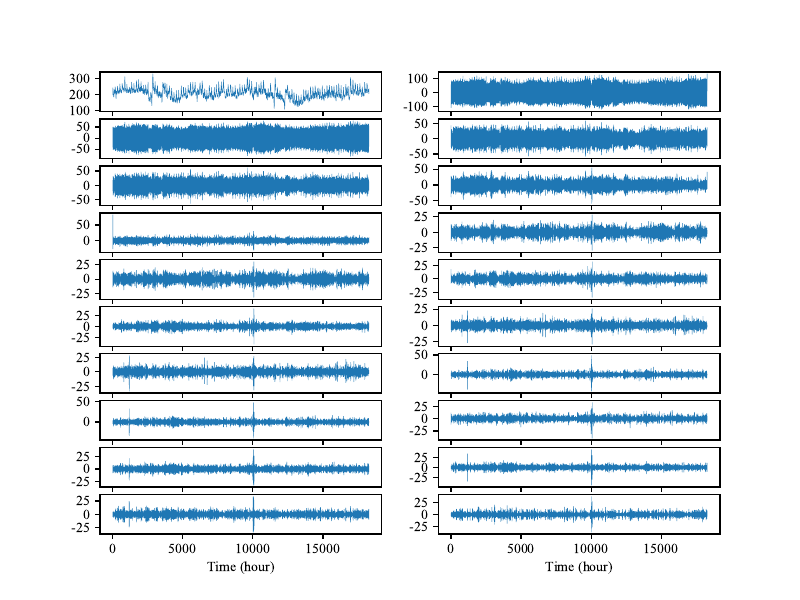

Here is the Python script that generated this plot:
import numpy as np
import matplotlib.pyplot as plt
import pandas as pd
plt.rcParams['font.sans-serif']=['Times New Roman'] #用来正常显示中文标签
plt.rcParams['axes.unicode_minus']=False #用来正常显示负号

data = pd.read_csv(r'./final_result_1.csv',encoding='gbk')
data_1=data['xiadan']
data_before=data_1.copy()

series = data_1
# series = series - np.mean(series)  # 中心化(非必须)

# step1 嵌入
windowLen = 20 # 嵌入窗口长度
seriesLen = len(series)  # 序列长度
K = seriesLen - windowLen + 1
X = np.zeros((windowLen, K))
for i in range(K):
    X[:, i] = series[i:i + windowLen]

# step2: svd分解， U和sigma已经按升序排序
U, sigma, VT = np.linalg.svd(X, full_matrices=False)

sum_sum = 0
weight_value = 0
sigma_number = 0
for i in range(VT.shape[0]):
    sum_sum += sigma[i]
    weight_value = sum_sum / sum(sigma)
    print(weight_value)
    sigma_number += 1
    if weight_value >= 0.9:
        break

for i in range(VT.shape[0]):
    VT[i, :] *= sigma[i]
A = VT

# 重组
rec = np.zeros((windowLen, seriesLen))
for i in range(windowLen):
    for j in range(windowLen - 1):
        for m in range(j + 1):
            rec[i, j] += A[i, j - m] * U[m, i]
        rec[i, j] /= (j + 1)
    for j in range(windowLen - 1, seriesLen - windowLen + 1):
        for m in range(windowLen):
            rec[i, j] += A[i, j - m] * U[m, i]
        rec[i, j] /= windowLen
    for j in range(seriesLen - windowLen + 1, seriesLen):
        for m in range(j - seriesLen + windowLen, windowLen):
            rec[i, j] += A[i, j - m] * U[m, i]
        rec[i, j] /= (seriesLen - j)

rrr = np.sum(rec[:sigma_number,:], axis=0)  # 选择重构的部分，这里选了全部
print(sigma_number)

plt.figure(figsize=(8, 6))
for i in range(windowLen):
    ax = plt.subplot(windowLen//2, 2, i + 1)
    ax.plot(rec[i, :],linewidth=0.3)
    ax.set_xlabel("Time (hour)")
plt.savefig("SSA.pdf")


rrr=np.maximum(np.ceil(rrr),5)
data['xiadan']=rrr

plt.figure(figsize=(8, 6))
plt.plot(data_before,label="指数平滑之前",linewidth=0.3)
plt.xlim (-10,5300)
plt.ylim (0,4900)
plt.legend()

plt.figure(figsize=(8, 6))
plt.plot(rrr,label="指数平滑之后",linewidth=0.3,color="r")
plt.xlim (-10,5300)
plt.ylim (0,4900)
plt.legend()

plt.figure()
plt.plot(data_before,label="指数平滑之前")
plt.plot(rrr,label="指数平滑之后")
plt.legend()
#保存数据画图
data_before.to_csv('指数平滑之前.csv')
pd.DataFrame(rrr).to_csv('指数平滑之后.csv')